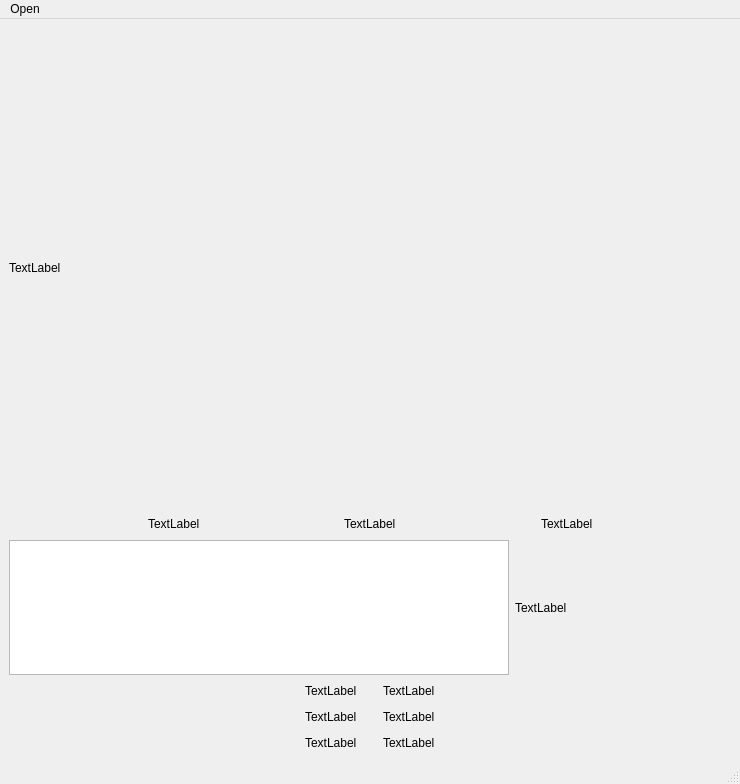
<?xml version="1.0" encoding="UTF-8"?>
<ui version="4.0">
 <class>MainWindow</class>
 <widget class="QMainWindow" name="MainWindow">
  <property name="geometry">
   <rect>
    <x>0</x>
    <y>0</y>
    <width>740</width>
    <height>784</height>
   </rect>
  </property>
  <property name="windowTitle">
   <string>MainWindow</string>
  </property>
  <widget class="QWidget" name="centralwidget">
   <layout class="QHBoxLayout" name="horizontalLayout_6">
    <item>
     <layout class="QVBoxLayout" name="verticalLayout">
      <item>
       <widget class="QLabel" name="label">
        <property name="minimumSize">
         <size>
          <width>720</width>
          <height>480</height>
         </size>
        </property>
        <property name="maximumSize">
         <size>
          <width>720</width>
          <height>480</height>
         </size>
        </property>
        <property name="text">
         <string>TextLabel</string>
        </property>
       </widget>
      </item>
      <item>
       <layout class="QHBoxLayout" name="horizontalLayout_4">
        <item>
         <spacer name="horizontalSpacer_12">
          <property name="orientation">
           <enum>Qt::Horizontal</enum>
          </property>
          <property name="sizeHint" stdset="0">
           <size>
            <width>40</width>
            <height>20</height>
           </size>
          </property>
         </spacer>
        </item>
        <item>
         <widget class="QLabel" name="label_6">
          <property name="maximumSize">
           <size>
            <width>100</width>
            <height>30</height>
           </size>
          </property>
          <property name="text">
           <string>TextLabel</string>
          </property>
         </widget>
        </item>
        <item>
         <spacer name="horizontalSpacer">
          <property name="orientation">
           <enum>Qt::Horizontal</enum>
          </property>
          <property name="sizeHint" stdset="0">
           <size>
            <width>40</width>
            <height>20</height>
           </size>
          </property>
         </spacer>
        </item>
        <item>
         <widget class="QLabel" name="label_7">
          <property name="maximumSize">
           <size>
            <width>100</width>
            <height>30</height>
           </size>
          </property>
          <property name="text">
           <string>TextLabel</string>
          </property>
         </widget>
        </item>
        <item>
         <spacer name="horizontalSpacer_2">
          <property name="orientation">
           <enum>Qt::Horizontal</enum>
          </property>
          <property name="sizeHint" stdset="0">
           <size>
            <width>40</width>
            <height>20</height>
           </size>
          </property>
         </spacer>
        </item>
        <item>
         <widget class="QLabel" name="label_8">
          <property name="maximumSize">
           <size>
            <width>100</width>
            <height>30</height>
           </size>
          </property>
          <property name="text">
           <string>TextLabel</string>
          </property>
         </widget>
        </item>
        <item>
         <spacer name="horizontalSpacer_13">
          <property name="orientation">
           <enum>Qt::Horizontal</enum>
          </property>
          <property name="sizeHint" stdset="0">
           <size>
            <width>40</width>
            <height>20</height>
           </size>
          </property>
         </spacer>
        </item>
       </layout>
      </item>
      <item>
       <layout class="QHBoxLayout" name="horizontalLayout_5">
        <item>
         <widget class="QTextBrowser" name="textBrowser">
          <property name="minimumSize">
           <size>
            <width>500</width>
            <height>0</height>
           </size>
          </property>
          <property name="maximumSize">
           <size>
            <width>300</width>
            <height>360</height>
           </size>
          </property>
         </widget>
        </item>
        <item>
         <widget class="QLabel" name="label_right">
          <property name="text">
           <string>TextLabel</string>
          </property>
         </widget>
        </item>
       </layout>
      </item>
      <item>
       <layout class="QHBoxLayout" name="horizontalLayout_3">
        <item>
         <spacer name="horizontalSpacer_6">
          <property name="orientation">
           <enum>Qt::Horizontal</enum>
          </property>
          <property name="sizeHint" stdset="0">
           <size>
            <width>40</width>
            <height>20</height>
           </size>
          </property>
         </spacer>
        </item>
        <item>
         <widget class="QLabel" name="label_2">
          <property name="maximumSize">
           <size>
            <width>120</width>
            <height>30</height>
           </size>
          </property>
          <property name="text">
           <string>TextLabel</string>
          </property>
         </widget>
        </item>
        <item>
         <spacer name="horizontalSpacer_3">
          <property name="orientation">
           <enum>Qt::Horizontal</enum>
          </property>
          <property name="sizeType">
           <enum>QSizePolicy::Fixed</enum>
          </property>
          <property name="sizeHint" stdset="0">
           <size>
            <width>20</width>
            <height>20</height>
           </size>
          </property>
         </spacer>
        </item>
        <item>
         <widget class="QLabel" name="label_10">
          <property name="maximumSize">
           <size>
            <width>180</width>
            <height>30</height>
           </size>
          </property>
          <property name="text">
           <string>TextLabel</string>
          </property>
         </widget>
        </item>
        <item>
         <spacer name="horizontalSpacer_7">
          <property name="orientation">
           <enum>Qt::Horizontal</enum>
          </property>
          <property name="sizeHint" stdset="0">
           <size>
            <width>40</width>
            <height>20</height>
           </size>
          </property>
         </spacer>
        </item>
       </layout>
      </item>
      <item>
       <layout class="QHBoxLayout" name="horizontalLayout_2">
        <item>
         <spacer name="horizontalSpacer_9">
          <property name="orientation">
           <enum>Qt::Horizontal</enum>
          </property>
          <property name="sizeHint" stdset="0">
           <size>
            <width>40</width>
            <height>20</height>
           </size>
          </property>
         </spacer>
        </item>
        <item>
         <widget class="QLabel" name="label_3">
          <property name="maximumSize">
           <size>
            <width>150</width>
            <height>30</height>
           </size>
          </property>
          <property name="text">
           <string>TextLabel</string>
          </property>
         </widget>
        </item>
        <item>
         <spacer name="horizontalSpacer_4">
          <property name="orientation">
           <enum>Qt::Horizontal</enum>
          </property>
          <property name="sizeType">
           <enum>QSizePolicy::Fixed</enum>
          </property>
          <property name="sizeHint" stdset="0">
           <size>
            <width>20</width>
            <height>20</height>
           </size>
          </property>
         </spacer>
        </item>
        <item>
         <widget class="QLabel" name="label_4">
          <property name="maximumSize">
           <size>
            <width>150</width>
            <height>30</height>
           </size>
          </property>
          <property name="text">
           <string>TextLabel</string>
          </property>
         </widget>
        </item>
        <item>
         <spacer name="horizontalSpacer_8">
          <property name="orientation">
           <enum>Qt::Horizontal</enum>
          </property>
          <property name="sizeHint" stdset="0">
           <size>
            <width>40</width>
            <height>20</height>
           </size>
          </property>
         </spacer>
        </item>
       </layout>
      </item>
      <item>
       <layout class="QHBoxLayout" name="horizontalLayout">
        <item>
         <spacer name="horizontalSpacer_10">
          <property name="orientation">
           <enum>Qt::Horizontal</enum>
          </property>
          <property name="sizeHint" stdset="0">
           <size>
            <width>40</width>
            <height>20</height>
           </size>
          </property>
         </spacer>
        </item>
        <item>
         <widget class="QLabel" name="label_5">
          <property name="maximumSize">
           <size>
            <width>120</width>
            <height>30</height>
           </size>
          </property>
          <property name="text">
           <string>TextLabel</string>
          </property>
         </widget>
        </item>
        <item>
         <spacer name="horizontalSpacer_5">
          <property name="orientation">
           <enum>Qt::Horizontal</enum>
          </property>
          <property name="sizeType">
           <enum>QSizePolicy::Fixed</enum>
          </property>
          <property name="sizeHint" stdset="0">
           <size>
            <width>20</width>
            <height>20</height>
           </size>
          </property>
         </spacer>
        </item>
        <item>
         <widget class="QLabel" name="label_9">
          <property name="maximumSize">
           <size>
            <width>180</width>
            <height>30</height>
           </size>
          </property>
          <property name="text">
           <string>TextLabel</string>
          </property>
         </widget>
        </item>
        <item>
         <spacer name="horizontalSpacer_11">
          <property name="orientation">
           <enum>Qt::Horizontal</enum>
          </property>
          <property name="sizeHint" stdset="0">
           <size>
            <width>40</width>
            <height>20</height>
           </size>
          </property>
         </spacer>
        </item>
       </layout>
      </item>
     </layout>
    </item>
   </layout>
  </widget>
  <widget class="QMenuBar" name="menubar">
   <property name="geometry">
    <rect>
     <x>0</x>
     <y>0</y>
     <width>740</width>
     <height>22</height>
    </rect>
   </property>
   <widget class="QMenu" name="menu">
    <property name="title">
     <string>Open</string>
    </property>
    <addaction name="actionOpen_camera"/>
   </widget>
   <addaction name="menu"/>
  </widget>
  <widget class="QStatusBar" name="statusbar"/>
  <action name="actionOpen_camera">
   <property name="text">
    <string>Open camera</string>
   </property>
  </action>
 </widget>
 <resources/>
 <connections/>
</ui>
